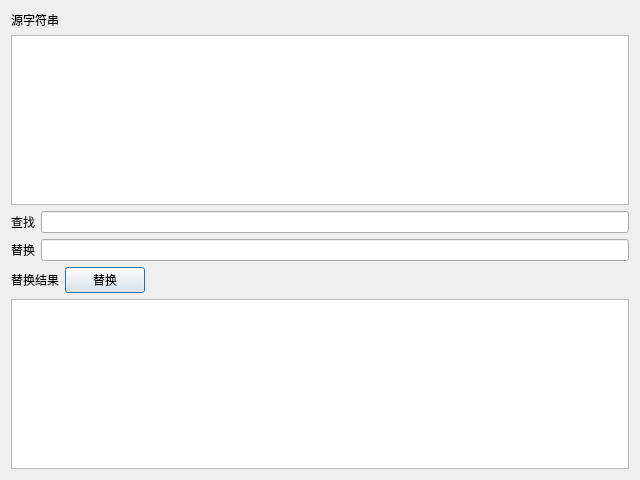
<?xml version="1.0" encoding="UTF-8"?>
<ui version="4.0">
 <class>Dialog</class>
 <widget class="QDialog" name="Dialog">
  <property name="geometry">
   <rect>
    <x>0</x>
    <y>0</y>
    <width>640</width>
    <height>480</height>
   </rect>
  </property>
  <property name="windowTitle">
   <string>字符串替换工具</string>
  </property>
  <layout class="QGridLayout" name="gridLayout">
   <item row="0" column="0">
    <layout class="QVBoxLayout" name="verticalLayout_2">
     <item>
      <widget class="QLabel" name="label">
       <property name="text">
        <string>源字符串</string>
       </property>
      </widget>
     </item>
     <item>
      <widget class="QPlainTextEdit" name="plainTextEdit_src"/>
     </item>
    </layout>
   </item>
   <item row="1" column="0">
    <layout class="QVBoxLayout" name="verticalLayout_4">
     <item>
      <layout class="QVBoxLayout" name="verticalLayout_3">
       <item>
        <layout class="QHBoxLayout" name="horizontalLayout_2">
         <item>
          <widget class="QLabel" name="label_3">
           <property name="text">
            <string>查找</string>
           </property>
          </widget>
         </item>
         <item>
          <widget class="QLineEdit" name="lineEdit_search"/>
         </item>
        </layout>
       </item>
       <item>
        <layout class="QHBoxLayout" name="horizontalLayout_3">
         <item>
          <widget class="QLabel" name="label_4">
           <property name="text">
            <string>替换</string>
           </property>
          </widget>
         </item>
         <item>
          <widget class="QLineEdit" name="lineEdit_replace"/>
         </item>
        </layout>
       </item>
      </layout>
     </item>
     <item>
      <layout class="QVBoxLayout" name="verticalLayout">
       <item>
        <layout class="QHBoxLayout" name="horizontalLayout">
         <item>
          <widget class="QLabel" name="label_2">
           <property name="text">
            <string>替换结果</string>
           </property>
          </widget>
         </item>
         <item>
          <widget class="QPushButton" name="pushButton_replace">
           <property name="text">
            <string>替换</string>
           </property>
          </widget>
         </item>
         <item>
          <widget class="QLabel" name="label_tips">
           <property name="text">
            <string/>
           </property>
          </widget>
         </item>
         <item>
          <spacer name="horizontalSpacer">
           <property name="orientation">
            <enum>Qt::Horizontal</enum>
           </property>
           <property name="sizeHint" stdset="0">
            <size>
             <width>40</width>
             <height>20</height>
            </size>
           </property>
          </spacer>
         </item>
        </layout>
       </item>
       <item>
        <widget class="QPlainTextEdit" name="plainTextEdit_dest"/>
       </item>
      </layout>
     </item>
    </layout>
   </item>
  </layout>
  <zorder>label</zorder>
  <zorder>label_2</zorder>
  <zorder>plainTextEdit_src</zorder>
  <zorder>plainTextEdit_dest</zorder>
  <zorder>pushButton_replace</zorder>
  <zorder>plainTextEdit_dest</zorder>
  <zorder>label_3</zorder>
  <zorder>label_4</zorder>
  <zorder>lineEdit_search</zorder>
  <zorder>lineEdit_replace</zorder>
  <zorder>splitter</zorder>
 </widget>
 <layoutdefault spacing="6" margin="11"/>
 <resources/>
 <connections/>
</ui>
